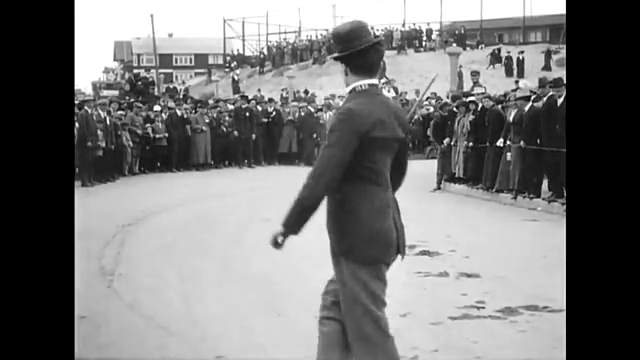
#> input picture frame 17 of real-time-object-detection/chaplin.mp4, 640 x 360 px, given in place of the camera
$ jupyter execute --allow-errors 'OpenCV应用 - 运动物体检测.ipynb'   (shell and % lines are left out)   (text cells are left out)
#> lines starting #> are read from the running program, lines starting #| are printed output that depends on the picture; after the words box and inside, x2 and y2 are one past the last pixel; in counts of white or black regions, pixels touching at a corner belong together; long printed decimals are rounded; pictures that were not available may be replaced by others from this repository, and a replacement may not be noted
[cell 1]
from matplotlib import pyplot as plt

def draw_hist(img):
    plt.hist(img.ravel(),256,[0,256]);
    plt.show()

[cell 2]
import numpy as np
import cv2

cap = cv2.VideoCapture(0)  #笔记本摄像头

fgbg = cv2.bgsegm.createBackgroundSubtractorMOG()
# 可选参数 比如 进行建模场景的时间长度 高斯混合成分的数量-阈值等

while True:
    ret, frame = cap.read()
#> frame is the input picture: shape (360, 640, 3); min 0, max 255, mean 121
    # 计算前景掩码
    fgmask = fgbg.apply(frame)
#> fgmask: shape (360, 640); every value is 0

    cv2.imshow('frame', fgmask)
    k = cv2.waitKey(1)  #& 0xff
#> (key q is pressed here)
    if k == ord('q'):
        break

cap.release()
cv2.destroyAllWindows()

[cell 3]
import numpy as np
import cv2

cap = cv2.VideoCapture(0)

fgbg = cv2.bgsegm.createBackgroundSubtractorMOG()

# 可选参数 比如 进行建模场景的时间长度 高斯混合成分的数量-阈值等

kernel1 = cv2.getStructuringElement(cv2.MORPH_ELLIPSE, (3, 3))  # 定义结构元素
kernel2 = cv2.getStructuringElement(cv2.MORPH_ELLIPSE, (8, 3))
color_m = (255, 0, 0)


while True:
    ret, frame = cap.read()
    if not ret:
        break

    fgmask = fgbg.apply(frame)
    # 二值化
    thresh = cv2.threshold(fgmask, 80, 255, cv2.THRESH_BINARY)[1]
    th_eroad = cv2.erode(thresh, kernel1, iterations=1)
    th_dilate = cv2.dilate(th_eroad, kernel2, iterations=2)
    # 查找检测物体的轮廓,只检测外轮廓,只需4个点来保存轮廓信息
    contours_m, hierarchy_m = cv2.findContours(th_dilate, cv2.RETR_EXTERNAL, cv2.CHAIN_APPROX_SIMPLE)
#> contours_m = []

    for c in contours_m:
        if cv2.contourArea(c) < 300:
            continue
        (x, y, w, h) = cv2.boundingRect(c)
        cv2.rectangle(frame, (x, y), (x + w, y + h), color_m, 2)
#> this loop made 0 passes

    cv2.imshow("source", frame)
    cv2.imshow("apply", fgmask)
    cv2.imshow('th_eroad', th_eroad)
    cv2.imshow('th_dilate', th_dilate)
    k = cv2.waitKey(20)  #& 0xff
#> (key q is pressed here)
    if k == ord('q'):
        break

cap.release()
cv2.destroyAllWindows()

[cell 4]
a = cv2.cvtColor(cv2.absdiff(frame, frame), cv2.COLOR_BGR2GRAY)

[cell 5]
cv2.imshow('frame', frame)
k = cv2.waitKey(3000)  #& 0xff
#> (key q is pressed here)
cap.release()
cv2.destroyAllWindows()

[cell 6]
import numpy as np
import cv2

cap = cv2.VideoCapture('D:\OneDrive - business\git_clone\OpenCV-Python-Tutorial-master\data\street_car.mp4')
# cap = cv2.VideoCapture(0)  #笔记本摄像头

fgbg = cv2.createBackgroundSubtractorMOG2(detectShadows=False)
while True:
    ret, frame = cap.read()
    fgmask = fgbg.apply(frame)
#> fgmask: shape (360, 640); every value is 255

    cv2.imshow('frame', fgmask)
    k = cv2.waitKey(30)  #& 0xff
#> (key q is pressed here)
    if k == ord('q'):
        break
cap.release()
cv2.destroyAllWindows()

[cell 7]
import numpy as np
import cv2

# cap = cv2.VideoCapture('../data/vtest.avi')
cap = cv2.VideoCapture(
    'D:\OneDrive - business\git_clone\OpenCV-Python-Tutorial-master\data\street_car.mp4'
)

kernel = cv2.getStructuringElement(cv2.MORPH_ELLIPSE, (3, 3))
#> kernel = [[0, 1, 0], [1, 1, 1], [0, 1, 0]]
fgbg = cv2.bgsegm.createBackgroundSubtractorGMG()  #前 120 帧

counter = 0
while True:
    ret, frame = cap.read()
    fgmask = fgbg.apply(frame)
    # 开操作
    fgmask_ = cv2.morphologyEx(fgmask, cv2.MORPH_OPEN, kernel)

    cv2.imshow('fgmask', fgmask)
    cv2.imshow('MORPH_OPEN', fgmask_)
    cv2.imshow('src', frame)

    # 前120 帧都是黑的
    counter += 1
    print(counter, end=',')

    k = cv2.waitKey(10)  # & 0xff
#> (key q is pressed here)
    if k == ord('q'):
        break

cap.release()
cv2.destroyAllWindows()

[cell 8]
import numpy as np
import cv2
import imageio

cap = cv2.VideoCapture("D:\OneDrive - business\git_clone\OpenCV-Python-Tutorial-master\data\street_car.mp4")

fgbg1 = cv2.bgsegm.createBackgroundSubtractorMOG()
fgbg2 = cv2.createBackgroundSubtractorMOG2()
fgbg3 = cv2.bgsegm.createBackgroundSubtractorGMG(60)  # initializationFrames=120

kernel = cv2.getStructuringElement(cv2.MORPH_ELLIPSE, (3, 3))

# 保存gif参数设置
gif1 = 'D:/Video/v1.gif'
gif2 = 'D:/Video/v2.gif'
gif3 = 'D:/Video/v3.gif'
frames1 = []
frames2 = []
frames3 = []

while True:
    ret, frame = cap.read()
    if not ret:
        print('not found')
        break
    frame = cv2.resize(frame, (400, 400), interpolation=cv2.INTER_CUBIC)
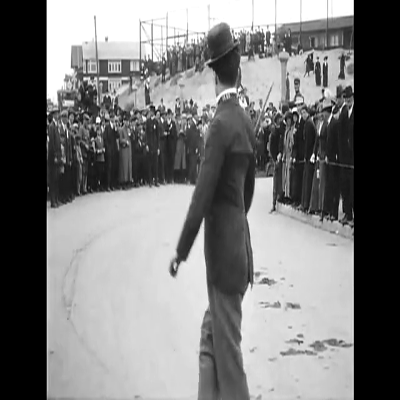
#> frame: shape (400, 400, 3); min 0, max 255, mean 121

    # 前景掩码
    fgmask1 = fgbg1.apply(frame)
#> fgmask1: shape (400, 400); every value is 0
    fgmask2 = fgbg2.apply(frame)
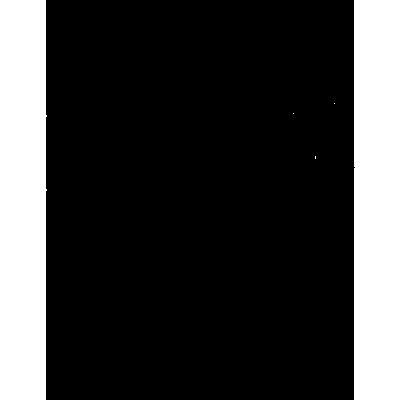
#> fgmask2: shape (400, 400); values 127 (black) and 255 (white), 23% white; 5 white regions (3 under 20 px), largest, box (x1, y1, x2, y2) and area: (0, 0, 47, 400) 18404, (354, 0, 400, 400) 18399
    fgmask3 = fgbg3.apply(frame)

    fgmask4 = cv2.morphologyEx(fgmask3, cv2.MORPH_OPEN, kernel, iterations=1)  # 形态学开运算

    cv2.imshow('MOG', fgmask1)
    cv2.imshow('MOG2', fgmask2)
    cv2.imshow('GMG', fgmask3)
    cv2.imshow('MORPH_OPEN', fgmask4)

    # 加入帧
    frames1.append(fgmask1)
    frames2.append(fgmask2)
    frames3.append(fgmask4)

    k = cv2.waitKey(50) & 0xff
#> (key q is pressed here)
    if k == 27 or k == ord('q'):
        break

# 保存gif
imageio.mimsave(gif1, frames1, 'GIF', duration=1/20)
imageio.mimsave(gif2, frames2, 'GIF', duration=1/20)
imageio.mimsave(gif3, frames3, 'GIF', duration=1/20)

cap.release()
cv2.destroyAllWindows()

[cell 9]
# 导入必要的软件包
import cv2

# 视频文件输入初始化
filename = "D:\OneDrive - business\git_clone\OpenCV-Python-Tutorial-master\data\street_car.mp4"
camera = cv2.VideoCapture(filename)

# # 视频文件输出参数设置
out_fps = 12.0  # 输出文件的帧率
fourcc = cv2.VideoWriter_fourcc('M', 'P', '4', '2')
#> fourcc = 842289229
out1 = cv2.VideoWriter('D:/video/v1.avi', fourcc, out_fps, (500, 400))

# 计算时钟
e1 = cv2.getTickCount()

# 第一帧进行初始化
_, lastFrame = camera.read()
lastFrame = cv2.GaussianBlur(lastFrame, (7, 7), 0)
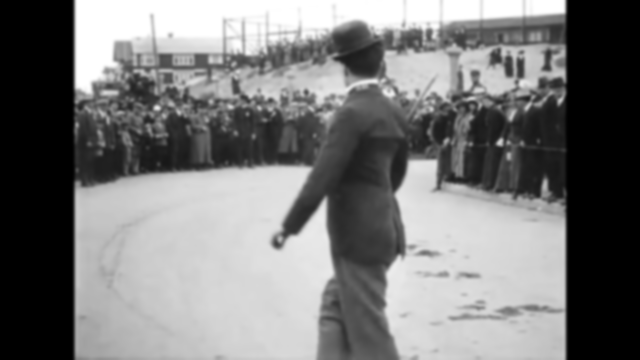
#> lastFrame: shape (360, 640, 3); min 0, max 255, mean 121


# 遍历视频的每一帧
while camera.isOpened():
    # 读取下一帧
    (ret, frame) = camera.read()

    # 如果不能抓取到一帧，说明我们到了视频的结尾
    if not ret:
        break

#     frame = cv2.GaussianBlur(frame, (3, 3), 0)

    # 调整该帧的大小
#     frame = cv2.resize(frame, (500, 400), interpolation=cv2.INTER_CUBIC)

# 计算当前帧和前帧的不同
    frameDelta = cv2.absdiff(lastFrame, frame)
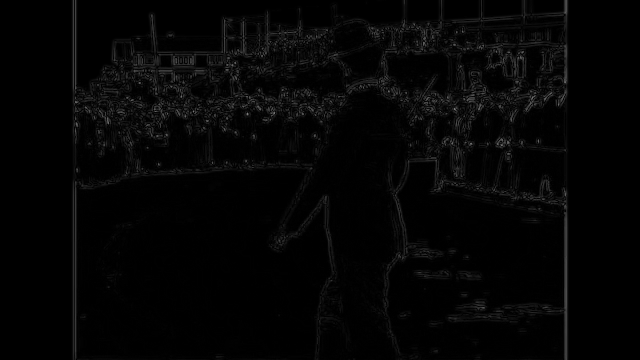
#> frameDelta: shape (360, 640, 3); min 0, max 125, mean 4.7

    # 当前帧设置为下一帧的前帧
    lastFrame = frame.copy()

    # 结果转为灰度图
    thresh = cv2.cvtColor(frameDelta, cv2.COLOR_BGR2GRAY)

    # 图像二值化
    thresh = cv2.threshold(thresh, 25, 255, cv2.THRESH_BINARY)[1]
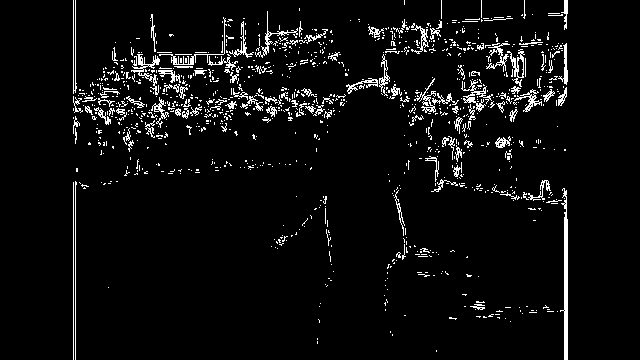
#> thresh: shape (360, 640); 5.1% white in thin lines or dots, all inside (x1, y1, x2, y2) = (73, 0, 568, 360)

    #去除图像噪声,先腐蚀再膨胀(形态学开运算)
#     thresh = cv2.erode(thresh, None, iterations=1)
#     thresh = cv2.dilate(thresh, None, iterations=2)

    # 阀值图像上的轮廓位置
    cnts, hierarchy = cv2.findContours(thresh.copy(), cv2.RETR_EXTERNAL,
                                       cv2.CHAIN_APPROX_SIMPLE)
#> cnts = 1047 contours, 987 with area under 20; largest, box (x1, y1, x2, y2) and area: (560, 188, 568, 360) 465, (507, 49, 525, 87) 196, (131, 54, 160, 95) 166, (461, 80, 493, 112) 148, (514, 89, 542, 112) 140

    # 遍历轮廓
    for c in cnts:
        # 忽略小轮廓，排除误差
        if cv2.contourArea(c) < 300:
            continue

        # 计算轮廓的边界框，在当前帧中画出该框
        (x, y, w, h) = cv2.boundingRect(c)
        cv2.rectangle(frame, (x, y), (x + w, y + h), (0, 255, 0), 2)
#> this loop made 1047 passes
#> c on passes 1 to 3: [[436, 350], [436, 351]], [[317, 341], [317, 343]], [[317, 338], [317, 339]]
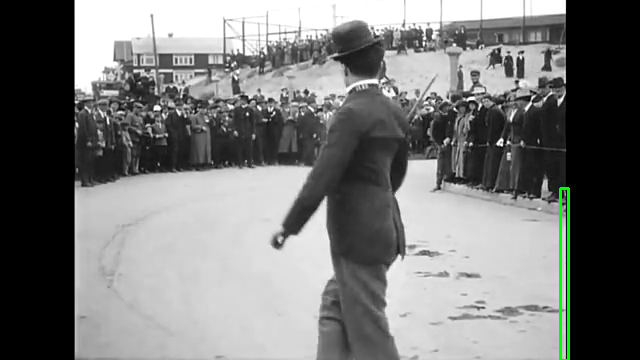
#> frame: shape (360, 640, 3); mean B, G, R 120.5, 121.7, 120.5

    # 显示当前帧
    cv2.imshow("frame", frame)
    cv2.imshow("frameDelta", frameDelta)
    cv2.imshow("thresh", thresh)

    # 保存视频
    out1.write(frame)

    # 如果q键被按下，跳出循环
    if cv2.waitKey(50) & 0xFF == ord('q'):
#> (key q is pressed here)
        break

e2 = cv2.getTickCount()
print((e2 - e1) / cv2.getTickFrequency())
#| 0.1474

# 清理资源并关闭打开的窗口
out1.release()
camera.release()
cv2.destroyAllWindows()

[cell 10]
# 导入必要的软件包
import cv2

# 视频文件输入初始化
filename = "D:\OneDrive - business\git_clone\OpenCV-Python-Tutorial-master\data\street_car.mp4"
camera = cv2.VideoCapture(filename)

KERNEL1 = cv2.getStructuringElement(cv2.MORPH_ELLIPSE, (3, 3))
#> KERNEL1 = [[0, 1, 0], [1, 1, 1], [0, 1, 0]]
KERNEL2 = cv2.getStructuringElement(cv2.MORPH_ELLIPSE, (8, 3))
e1 = cv2.getTickCount()
# 初始化当前帧的前两帧,计算第一二帧的不同
_, lastFrame1 = camera.read()
_, lastFrame2 = camera.read()
frameDelta1 = cv2.absdiff(lastFrame1, lastFrame1)  # 帧差一
#> frameDelta1: shape (360, 640, 3); every value is 0


while camera.isOpened():
    # 读取下一帧
    (ret, frame) = camera.read()

    # 如果不能抓取到一帧，说明我们到了视频的结尾
    if not ret:
        break

#     # 调整该帧的大小
#     frame = cv2.resize(frame, (500, 400), interpolation=cv2.INTER_CUBIC)

    # 计算当前帧和前帧的不同,计算三帧差分
    frameDelta2 = cv2.absdiff(lastFrame2, frame)  # 帧差二
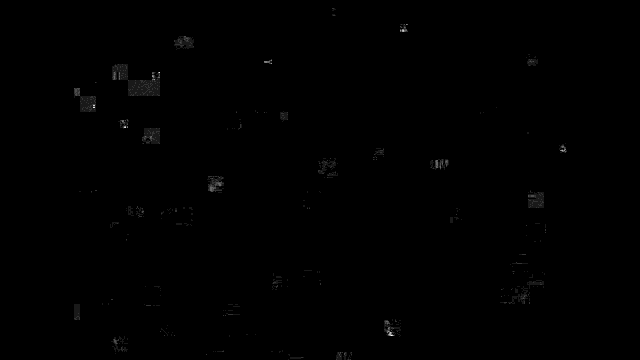
#> frameDelta2: shape (360, 640, 3); min 0, max 10, mean 0.0238; drawn with min black and max white
    thresh = cv2.bitwise_or(frameDelta1, frameDelta2)  # 图像与运算
    thresh2 = thresh.copy()

    # 当前帧设为下一帧的前帧,前帧设为下一帧的前前帧,帧差二设为帧差一
    lastFrame1 = lastFrame2
    lastFrame2 = frame.copy()
    frameDelta1 = frameDelta2

    # 结果转为灰度图
    thresh = cv2.cvtColor(thresh, cv2.COLOR_BGR2GRAY)

    # 图像二值化
    thresh = cv2.threshold(thresh, 25, 255, cv2.THRESH_BINARY)[1]

    # 开运算
    thresh = cv2.erode(thresh, KERNEL1, iterations=1)
    thresh = cv2.dilate(thresh, KERNEL2, iterations=3)


    # 阀值图像上的轮廓位置
    cnts, hierarchy = cv2.findContours(thresh.copy(), cv2.RETR_EXTERNAL, cv2.CHAIN_APPROX_SIMPLE)
#> cnts = []

    # 遍历轮廓
    for c in cnts:
        # 忽略小轮廓，排除误差
        if cv2.contourArea(c) < 300:
            continue

        # 计算轮廓的边界框，在当前帧中画出该框
        (x, y, w, h) = cv2.boundingRect(c)
        cv2.rectangle(frame, (x, y), (x + w, y + h), (0, 255, 0), 2)

    # 显示当前帧
    cv2.imshow("frame", frame)
    cv2.imshow("diff", thresh)
    cv2.imshow("threst2", thresh2)

    # 如果q键被按下，跳出循环
    if cv2.waitKey(2000) & 0xFF == ord('q'):
#> (key q is pressed here)
        break

e2 = cv2.getTickCount()
print((e2 - e1) / cv2.getTickFrequency())
#| 0.04304

# 清理资源并关闭打开的窗口
camera.release()
cv2.destroyAllWindows()

[cell 11]
import cv2 as cv
import numpy as np


# 设置文件
file_test = "D:\OneDrive - business\git_clone\OpenCV-Python-Tutorial-master\data\street_car.mp4"
cap = cv.VideoCapture(0)

# 设置变量
video_skip = True
kernel = cv.getStructuringElement(cv.MORPH_ELLIPSE, (3, 3))  # 定义卷积核
color_m = (255, 0, 0)

# 背景差法
#> (the rest of this cell did not finish here and is left out)

[cell 12]
"""
http://www.technicdynamic.com/2017/08/28/python-motion-detection-with-opencv-simple/
"""
import cv2
from datetime import datetime

threshold = 110000  # Threshold for triggering "motion detection"


def diffImg(t0, t1, t2):  # Function to calculate difference between images.
    d1 = cv2.absdiff(t2, t1)
    d2 = cv2.absdiff(t1, t0)
    return cv2.bitwise_and(d1, d2)


cam = cv2.VideoCapture(0)  # Lets initialize capture on webcam

# Read three images first:
t_minus = cv2.cvtColor(cam.read()[1], cv2.COLOR_RGB2GRAY)
t = cv2.cvtColor(cam.read()[1], cv2.COLOR_RGB2GRAY)
t_plus = cv2.cvtColor(cam.read()[1], cv2.COLOR_RGB2GRAY)
# Lets use a time check so we only 每秒处理一帧
timeCheck = datetime.now().second

print('frame size: {}'.format(t_minus.shape[0] * t_minus.shape[1]))
#| frame size: 230400

while True:
    ret, frame = cam.read()
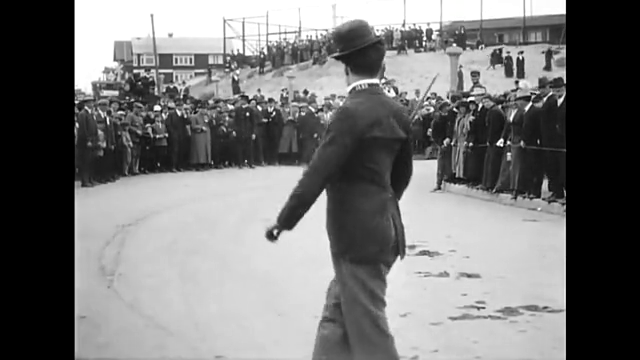
#> input picture frame 20 of real-time-object-detection/chaplin.mp4, 640 x 360 px, given in place of the camera
#> frame is the input picture: shape (360, 640, 3); mean B, G, R 119.3, 119.3, 119.3
    cv2.imshow('Indicator', frame)
    # every second
    if timeCheck != datetime.now().second:
        t_minus = t
        t = t_plus
        t_plus = cv2.cvtColor(frame, cv2.COLOR_RGB2GRAY)
        diff_img = diffImg(t_minus, t, t_plus)
#> in diffImg, `d1 = cv2.absdiff(t2, t1)`:
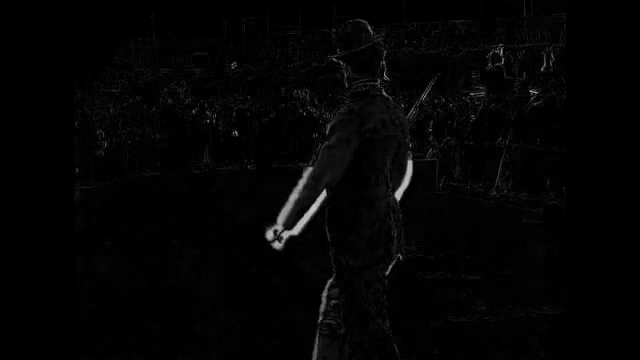
#> d1: shape (360, 640); min 0, max 203, mean 3.9
        count = cv2.countNonZero(diff_img)
#> count = 1948
        if count > threshold:
            print('{}s Detected {}'.format(timeCheck, count))
            cv2.imshow('diff', diff_img)
#             cv2.imwrite(datetime.now().strftime('%Y%m%d_%Hh%Mm%Ss%f') + '.jpg', dimg)
        timeCheck = datetime.now().second

    key = cv2.waitKey(10)
#> (key q is pressed here)
    if key == ord('q'):
        break

cam.release()
cv2.destroyAllWindows()  # comment to hide window

$ run again, starting later in the video
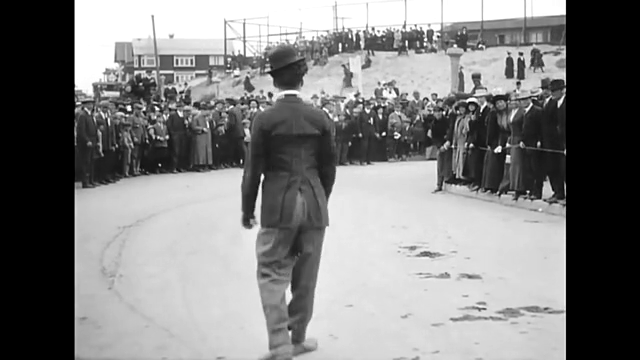
#> input picture frame 77 of real-time-object-detection/chaplin.mp4, 640 x 360 px, given in place of the camera
#> frame is the input picture: shape (360, 640, 3); min 0, max 255, mean 128.1
#> contours_m = []
#> kernel = [[0, 1, 0], [1, 1, 1], [0, 1, 0]]
#> fgmask1: shape (400, 400); every value is 0
#> fgmask2: shape (400, 400); values 127 (black) and 255 (white), 23% white; 3 white regions (1 under 20 px), largest, box (x1, y1, x2, y2) and area: (0, 0, 47, 400) 18402, (354, 0, 400, 400) 18399
#> fourcc = 842289229
#> `thresh = cv2.threshold(thresh, 25, 255, cv2.THRESH_BINARY)[1]`:
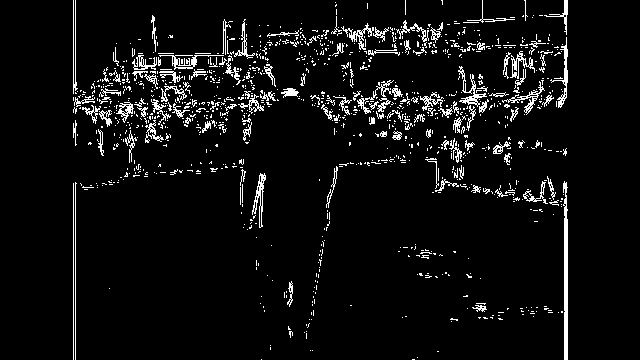
#> thresh: shape (360, 640); 5.8% white in thin lines or dots, all inside (x1, y1, x2, y2) = (73, 0, 568, 360)
#> `cnts, hierarchy = cv2.findContours(thresh.copy(), cv2.RETR_EXTERNAL, c..`: cnts = 1118 contours, 1046 with area under 20; largest, box (x1, y1, x2, y2) and area: (563, 181, 568, 360) 487, (252, 173, 266, 228) 236, (458, 66, 487, 107) 187, (510, 51, 535, 79) 182, (550, 37, 568, 108) 180
#> the loop `for c in cnts:` made 1118 passes
#> c on passes 1 to 3: [[412, 359], [414, 359]], [[261, 359]], [[417, 357]]
#| 0.1135
#> KERNEL1 = [[0, 1, 0], [1, 1, 1], [0, 1, 0]]
#> frameDelta1: shape (360, 640, 3); every value is 0
#> `cnts, hierarchy = cv2.findContours(thresh.copy(), cv2.RETR_EXTERNAL, c..`: cnts = []
#| 0.0406
#| frame size: 230400
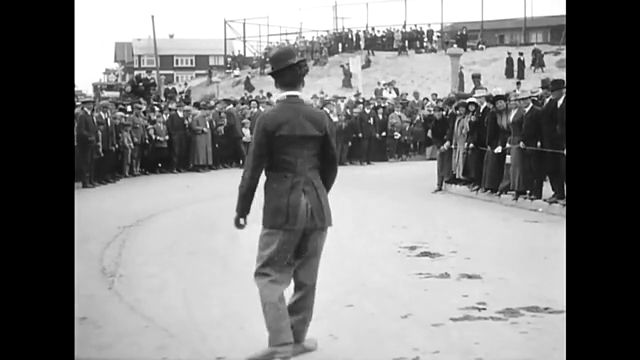
#> input picture frame 80 of real-time-object-detection/chaplin.mp4, 640 x 360 px, given in place of the camera
#> frame is the input picture: shape (360, 640, 3); min 0, max 255, mean 128.3

$ run again, starting later in the video
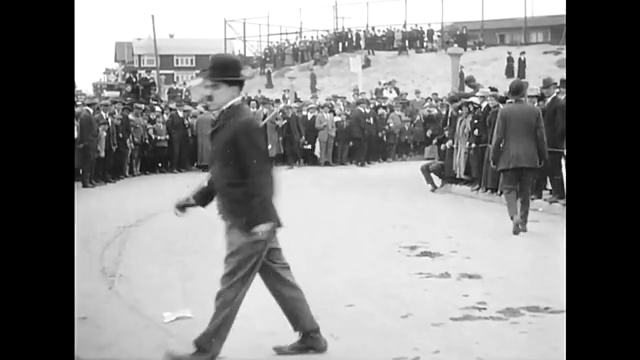
#> input picture frame 137 of real-time-object-detection/chaplin.mp4, 640 x 360 px, given in place of the camera
#> frame is the input picture: shape (360, 640, 3); min 0, max 255, mean 134.5
#> contours_m = []
#> kernel = [[0, 1, 0], [1, 1, 1], [0, 1, 0]]
#> fgmask1: shape (400, 400); every value is 0
#> fgmask2: shape (400, 400); values 127 (black) and 255 (white), 23% white; 2 white regions, box (x1, y1, x2, y2) and area: (0, 0, 47, 400) 18402, (354, 0, 400, 400) 18397
#> fourcc = 842289229
#> `thresh = cv2.threshold(thresh, 25, 255, cv2.THRESH_BINARY)[1]`:
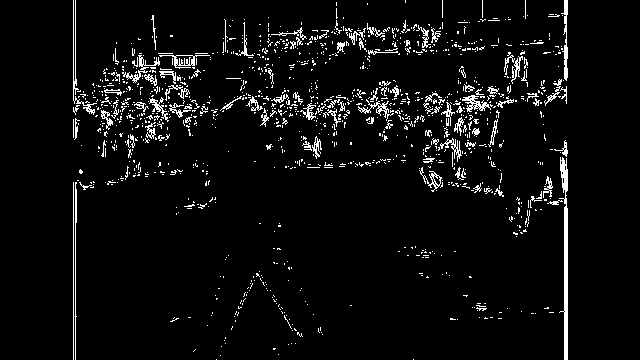
#> thresh: shape (360, 640); 5% white in thin lines or dots, all inside (x1, y1, x2, y2) = (73, 0, 568, 360)
#> `cnts, hierarchy = cv2.findContours(thresh.copy(), cv2.RETR_EXTERNAL, c..`: cnts = 1217 contours, 1170 with area under 20; largest, box (x1, y1, x2, y2) and area: (559, 157, 568, 360) 635, (159, 55, 210, 69) 203, (561, 0, 568, 81) 162, (462, 95, 491, 112) 161, (419, 167, 442, 192) 123
#> the loop `for c in cnts:` made 1217 passes
#> c on passes 1 to 3: [[413, 359]], [[216, 359]], [[220, 355]]
#| 0.1249
#> KERNEL1 = [[0, 1, 0], [1, 1, 1], [0, 1, 0]]
#> frameDelta1: shape (360, 640, 3); every value is 0
#> `cnts, hierarchy = cv2.findContours(thresh.copy(), cv2.RETR_EXTERNAL, c..`: cnts = []
#| 0.04251
#| frame size: 230400
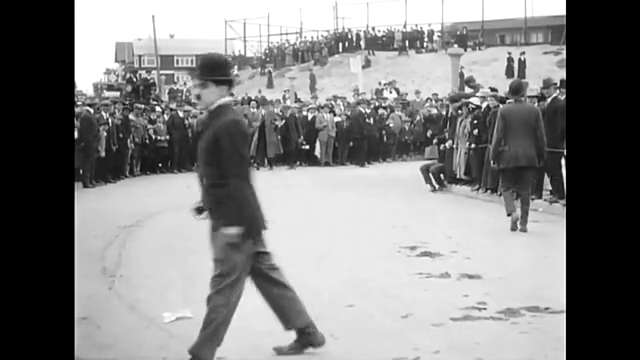
#> input picture frame 140 of real-time-object-detection/chaplin.mp4, 640 x 360 px, given in place of the camera
#> frame is the input picture: shape (360, 640, 3); min 0, max 255, mean 132.3
